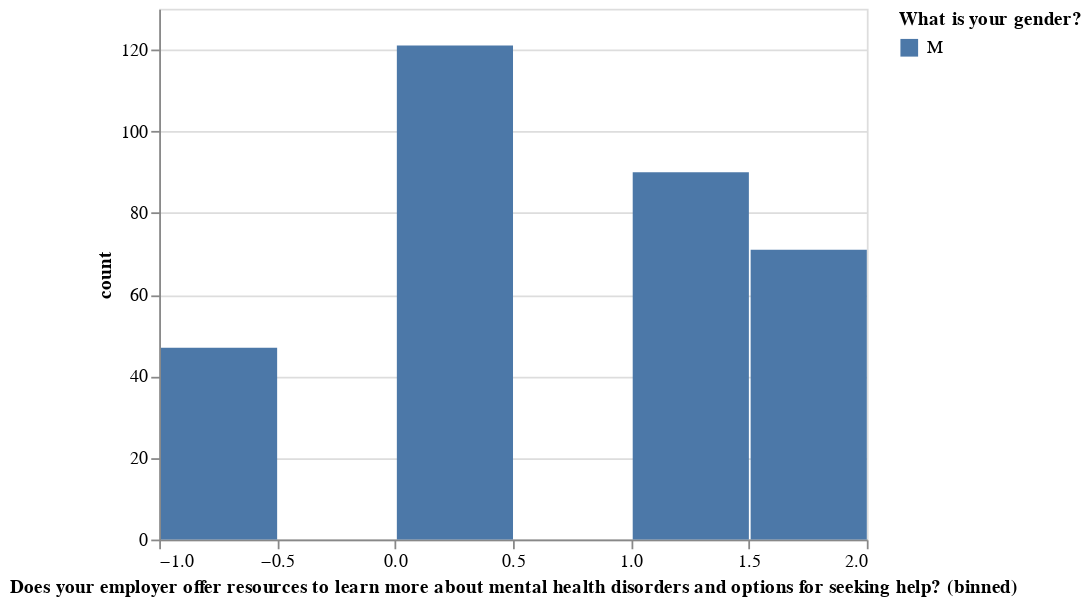

Notebook cell for this chart:
### Code cell
alt.Chart(table).mark_bar().encode(
    alt.X("Does your employer offer resources to learn more about mental health disorders and options for seeking help?", bin=True),
    y='count',
     color = alt.Color('What is your gender?')
)

### Figure 1 — Vega-Lite specification as saved in the notebook (floating-point values rounded to 4 significant figures)
{"config": {"view": {"continuousWidth": 400, "continuousHeight": 300}}, "data": {"name": "data-1af46f5f9353000ddc69aa7a0e15b4ff"}, "mark": "bar", "encoding": {"color": {"type": "nominal", "field": "What is your gender?"}, "x": {"type": "quantitative", "bin": true, "field": "Does your employer offer resources to learn more about mental health disorders and options for seeking help?"}, "y": {"type": "quantitative", "field": "count"}}, "$schema": "https://vega.github.io/schema/vega-lite/v4.8.1.json", "datasets": {"data-1af46f5f9353000ddc69aa7a0e15b4ff": [{"Does your employer offer resources to learn more about mental health disorders and options for seeking help?": -1, "count": 47, "What is your gender?": "M"}, {"Does your employer offer resources to learn more about mental health disorders and options for seeking help?": 0, "count": 121, "What is your gender?": "M"}, {"Does your employer offer resources to learn more about mental health disorders and options for seeking help?": 1, "count": 90, "What is your gender?": "M"}, {"Does your employer offer resources to learn more about mental health disorders and options for seeking help?": 2, "count": 71, "What is your gender?": "M"}]}}
